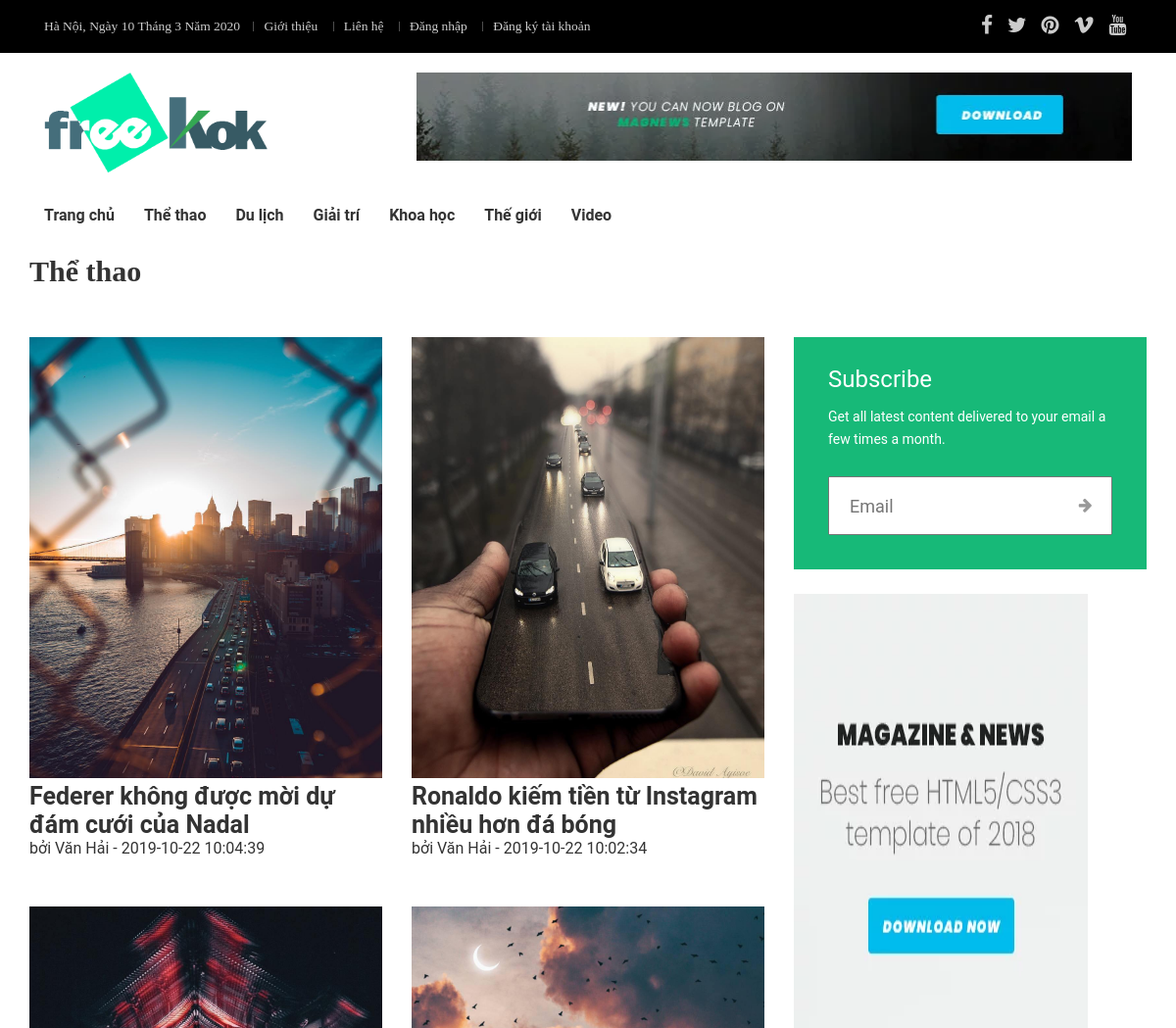
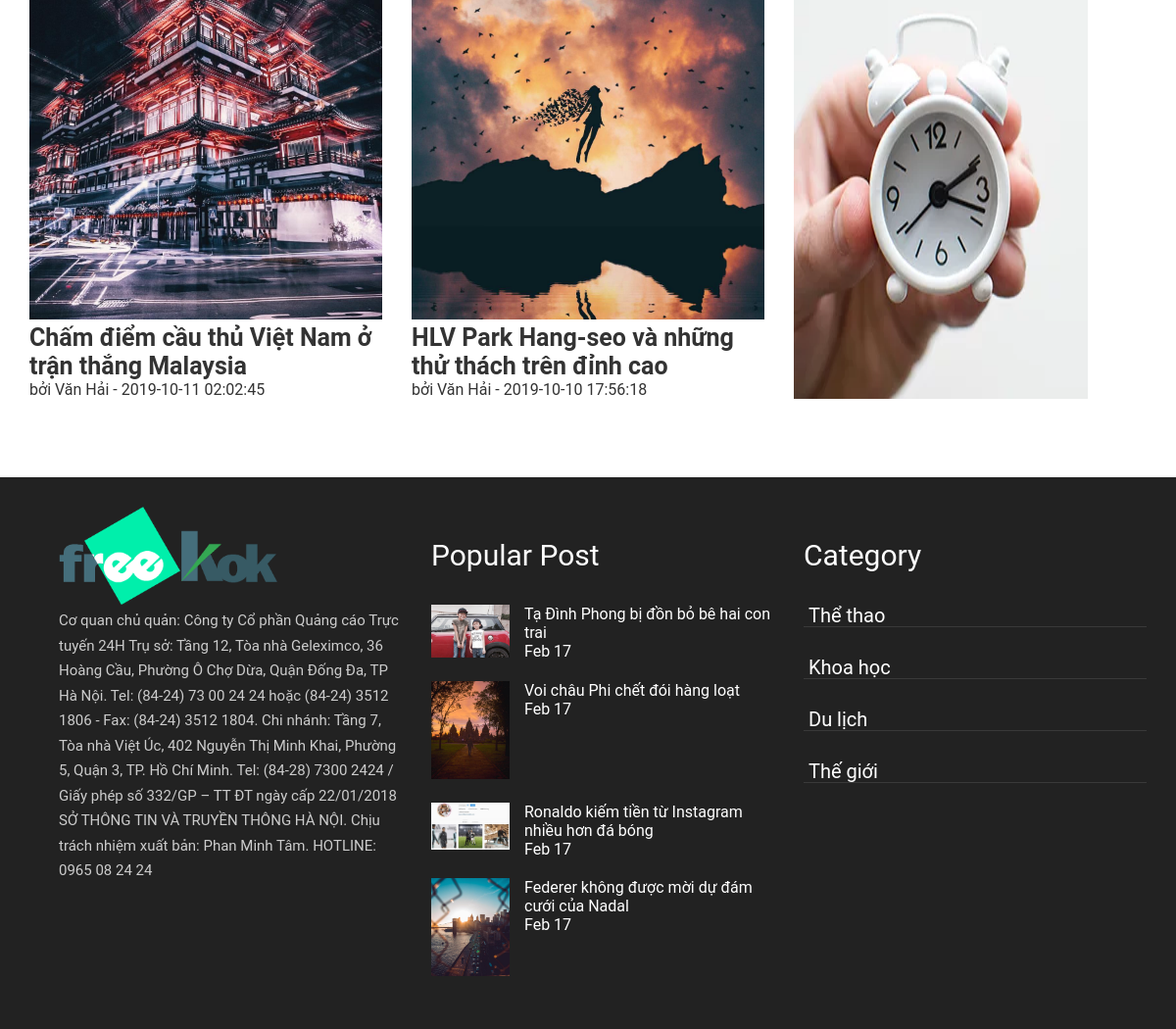
The app's page /The-thao with its own data (2 pictures, top to bottom).
### tables this page shows
CREATE TABLE `theloai` (
  `id` int(11) NOT NULL,
  `tentl` varchar(200) NOT NULL,
  `tentl_ko` varchar(200) NOT NULL,
  `menu` tinyint(4) NOT NULL DEFAULT 0 COMMENT '0: không hiển thị ở thanh menu, 1:hiển thị',
  `home` tinyint(4) NOT NULL DEFAULT 0 COMMENT '0: không hiển thị ở trang chủ, 1:hiển thị',
  `title_seo` varchar(225) NOT NULL,
  `desc_seo` text NOT NULL,
  `key_seo` longtext NOT NULL,
  `deleted` tinyint(4) NOT NULL DEFAULT 0 COMMENT '0: chưa xóa, 1: đã xóa'
);

CREATE TABLE `tintuc` (
  `id` int(11) NOT NULL,
  `id_type` int(11) NOT NULL,
  `id_user` int(11) NOT NULL,
  `ava_img` varchar(200) NOT NULL,
  `alt_img` varchar(200) NOT NULL,
  `tieude` varchar(225) NOT NULL,
  `tieude_ko` varchar(225) NOT NULL,
  `mota` text NOT NULL,
  `noidung` longtext NOT NULL,
  `tags` text NOT NULL,
  `luotxem` bigint(20) NOT NULL DEFAULT 0,
  `ngaydang` timestamp NOT NULL DEFAULT current_timestamp(),
  `dacbiet` tinyint(4) NOT NULL DEFAULT 0 COMMENT '0: tin bình thường, 1:tin đặc biệt',
  `hienthi` tinyint(4) NOT NULL DEFAULT 0 COMMENT '0:tin không hiển thị, 1:tin đặc biệt',
  `title_seo` varchar(225) NOT NULL,
  `desc_seo` text NOT NULL,
  `key_seo` longtext NOT NULL,
  `deleted` tinyint(4) NOT NULL DEFAULT 0 COMMENT '0: chưa xóa , 1: đã xóa'
);

CREATE TABLE `nguoidung` (
  `token` varchar(200) NOT NULL,
  `id` int(11) NOT NULL,
  `ten` varchar(225) NOT NULL,
  `ten_ko` varchar(200) NOT NULL,
  `avatar` varchar(200) NOT NULL,
  `mail` varchar(225) NOT NULL,
  `sdt` varchar(20) NOT NULL,
  `mat_khau` varchar(20) NOT NULL,
  `ngay_tao` timestamp NOT NULL DEFAULT current_timestamp(),
  `trang_thai` tinyint(4) NOT NULL DEFAULT 0 COMMENT '0:đọc giả, 1:kiểm duyệt, 2:quản lý',
  `deleted` tinyint(4) NOT NULL DEFAULT 0
);

### model/DBConnect.php (called while the page is built, shortened)
<?php
class DBConnect{
  private $conn = null;
  private $stsm = null;
  function __construct($dbname='cuacuon',$username='root',$password=''){
    $dsn = "mysql:dbname=$dbname;host=localhost";
    try{
      $this->conn = new PDO($dsn,$username,$password);
      $this->conn->exec('SET NAMES utf8');
    }
    catch(PDOException $e){
      echo $e->getMessage();
      die;
    }
  }
  function executeQuery($sql,$options=[]){
    $this->stsm = $this->conn->prepare($sql);
    return $this->stsm->execute();
  }
  function getMoreRows($sql){
    $check = $this->executeQuery($sql);
    if($check){
      return $this->stsm->fetchAll(PDO::FETCH_OBJ);
    }
    return false;
  }
}
?>

### model/newsModel.php (called while the page is built, shortened)
<?php require_once "DBConnect.php";
class newsModel extends DBConnect{
	function selectT(){
		$sql = "SELECT *
				FROM theloai
				WHERE menu = 1
		";
		return $this->getMoreRows($sql);
	}
	function getNewsByType($url){
		$sql = "SELECT *, tt.id as idtt
				FROM tintuc tt
				INNER JOIN theloai tl ON tl.id = id_type
				INNER JOIN nguoidung u ON u.id = id_user
				WHERE tl.tentl_ko = '$url'
				AND tt.hienthi = 1
				ORDER BY idtt DESC
		";
		return $this->getMoreRows($sql);
	}
}
?>

### controller/newsController.php (called while the page is built, shortened)
<?php
require_once "model/newsModel.php";
class newsController{
	public function type(){
		$model = new newsModel;
		if(isset($_GET['url'])){
			$url = $_GET['url'];
		}
		$type = $model->getNewsByType($url);
		return array(
			'type' => $type,
		);
	}
}
?>

### type.php (the view, shortened to what this page needs)
<?php
require_once "controller/newsController.php";
$ctrl = new newsController;
$data = $ctrl->type();
$tl = $data['type'];
?>
<!DOCTYPE html>
<html lang="en">
<head>
	<link rel="stylesheet" type="text/css" href="public/template/css/bootstrap.min.css">
	<link rel="stylesheet" type="text/css" href="fonts/font-awesome-4.7/css/font-awesome.min.css">
	<link rel="stylesheet" type="text/css" href="public/template/css/slick.css">
	<link rel="stylesheet" type="text/css" href="public/template/css/style.css">
	<link rel="stylesheet" type="text/css" href="public/template/css/animate.min.css" <link rel="stylesheet" type="text/css"
		href="public/template/css/responsive.css">
</head>
<?php require_once "view/header.php"; ?>
	<main>
		<div class="entertaiment">
			<div class="container">
				<div class="row">
					<div class="col-md-12">
						<h1><?=$tl[0]->tentl?></h1>
					</div>
				</div>
			</div>
		</div>
		<div class="bangtin">
			<div class="container">
				<div class="row">
					<div class="col-lg-8 col-md-8 col-sm-12 col-xs-12">
						<div class="row">
							<?php foreach($tl as $ty): ?>
							<div class="col-lg-6 col-md-6 col-sm-12 col-xs-12">
								<div class="item-tintuc">
									<a href="<?=$ty->tentl_ko?>/<?=$ty->tieude_ko?>-<?=$ty->idtt?>.html">
										<img src="upload/<?=$ty->ava_img?>">
									</a>
									<div class="txt-tintuc">
										<a href="<?=$ty->tentl_ko?>/<?=$ty->tieude_ko?>-<?=$ty->idtt?>.html"><h3><?=$ty->tieude?></h3></a>
										<p>bởi <?=$ty->ten?> - <?=$ty->ngaydang?></p>
									</div>
								</div>
							</div>
							<?php endforeach ?>
						</div>
					</div>
					<div class="col-lg-4 col-md-4 col-sm-12 col-xs-12">
								<div class="col-md-12 dangkynhantin" style="margin-bottom:25px">
									<h5>Subscribe</h5>
									<p>Get all latest content delivered to your email a few times a month.</p>
									<form class="dangkynhantin" style="position: relative">
										<input class="dangkynhantin" type="text" name="email" placeholder="Email">
										<button class="dangkynhantin"><i class="fa fa-arrow-right"
												aria-hidden="true"></i></button>
									</form>
								</div>
							<div class="row">
								<div class="col-md-12">
									<a href="#">
									<img src="img/banner-02.jpg" alt="" style="width: 300px;height: 850px;">
									</a>
								</div>
							</div>
				</div>
			</div>
		</div>
	</main>
<?php require_once "view/footer.php"; ?>

### view/header.php (shortened to what this page needs)
<?php
require_once "model/newsModel.php";
$model = new newsModel;
$type = $model->selectT();
?>
<body>
	<header id="header">
		<div class="hd-top">
			<div class="container-fluid">
				<div class="container">
					<div class="all-top">
						<div class="col-lg-8 col-md-8 col-sm-12 col-xs-12">
							<div class="left-top">
								<span class="days-time">
								Hà Nội,
								<?php
		                            $date = getdate();
		                            echo "  Ngày ".$date['mday']." Tháng ".$date['mon']." Năm ".$date['year'];
		                        ?>
                       			 </span>
								<a class="left-li" href="trang-chu">Giới thiệu</a>
								<a class="left-li" href="trang-chu">Liên hệ</a>
								<?php if(isset($_SESSION['tokenid'])): ?>
								<a class="left-li"  href="ca-nhan"><?=$_SESSION['nameu']?></a>
								<?php else: ?>
								<a class="left-li" id="dangnhap" href="dang-nhap">Đăng nhập</a>
								<a class="left-li" id="dangky" href="dang-ky">Đăng ký tài khoản</a>
								<?php endif ?>
							</div>
						</div>
						<div class="col-lg-4 col-md-4 col-sm-12 col-xs-12">
							<div class="right-top">
								<a class="icon-right" href="trang-chu"><i class="fa fa-facebook" aria-hidden="true"></i></a>
								<a class="icon-right" href="trang-chu"><i class="fa fa-twitter" aria-hidden="true"></i></a>
								<a class="icon-right" href="trang-chu"><i class="fa fa-pinterest" aria-hidden="true"></i></a>
								<a class="icon-right" href="trang-chu"><i class="fa fa-vimeo" aria-hidden="true"></i></a>
								<a class="icon-right" href="trang-chu"><i class="fa fa-youtube" aria-hidden="true"></i></a>
							</div>
						</div>
					</div>
				</div>
			</div>
		</div>
		<div class="logo-banner">
			<div class="container">
				<div class="col-lg-4 col-md-4 col-xs-4 col-sm-4">
					<div class="logo">
						<a href="trang-chu">
							<img src="public/template/img/logo.png">
						</a>
					</div>
				</div>
				<div class="col-lg-8 col-md-8 col-sm-8 col-xs-8">
					<div class="banner">
						<a href="trang-chu">
							<img src="public/template/img/banner-01.png">
						</a>
					</div>
				</div>
			</div>
		</div>
		<div class="container">
			<div class="menu">
				<nav class="nav-wrap" id="main-nav">
					<ul class="nav-ul">
						<li><a href="trang-chu">Trang chủ</a>
						</li>
						<?php foreach($type as $t): ?>
						<li><a href="<?=$t->tentl_ko?>"><?=$t->tentl?></a>
						</li>
						<?php endforeach ?>
						<li class="dropdown "><a href="trang-chu">Video</a>
						</li>
					</ul>
				</nav>
			</div>
		</div>
	</header>

### view/footer.php (shortened to what this page needs)
<footer>
		<div class="footer-t">
			<div class="container-fluid">
				<div class="container">
					<div class="all-ft">
						<div class="col-lg-4 col-md-4 col-sm-12 col-xs-12">
							<div class="ft-left">
								<a href="#">
									<img src="public/template/img/logo.png">
								</a>
								<p>
									Cơ quan chủ quản: Công ty Cổ phần Quảng cáo Trực tuyến 24H Trụ sở: Tầng 12, Tòa nhà Geleximco, 36 Hoàng Cầu, Phường Ô Chợ Dừa, Quận Đống Đa, TP Hà Nội. Tel: (84-24) 73 00 24 24 hoặc (84-24) 3512 1806 - Fax: (84-24) 3512 1804. Chi nhánh: Tầng 7, Tòa nhà Việt Úc, 402 Nguyễn Thị Minh Khai, Phường 5, Quận 3, TP. Hồ Chí Minh. Tel: (84-28) 7300 2424 / Giấy phép số 332/GP – TT ĐT ngày cấp 22/01/2018 SỞ THÔNG TIN VÀ TRUYỀN THÔNG HÀ NỘI. Chịu trách nhiệm xuất bản: Phan Minh Tâm. HOTLINE: 0965 08 24 24
								</p>
							</div>
						</div>
						<div class="col-lg-4 col-md-4 col-sm-12 col-xs-12">
							<div class="ft-main">
								<h1>Popular Post</h1>
								<div class="item-ft clear">
									<a class="img-main-ft" href="#">
										<img src="upload/1576318025-l-6648-1571716158.png">
									</a>
									<div class="txt-ft-main">
										<a href="#">
											<p>Tạ Đình Phong bị đồn bỏ bê hai con trai</p>
										</a>
										<span>Feb 17</span>
									</div>
								</div>
								<div class="item-ft clear">
									<a class="img-main-ft" href="#">
										<img src="upload/1571738208-img5.jpg">
									</a>
									<div class="txt-ft-main">
										<p>Voi châu Phi chết đói hàng loạt</p>
										<span>Feb 17</span>
									</div>
								</div>
								<div class="item-ft clear">
									<a class="img-main-ft" href="#">
										<img src="upload/1576317987-Untitled-9440-1571714565.jpg">
									</a>
									<div class="txt-ft-main">
										<p>Ronaldo kiếm tiền từ Instagram nhiều hơn đá bóng</p>
										<span>Feb 17</span>
									</div>
								</div>
								<div class="item-ft clear">
									<a class="img-main-ft" href="#">
										<img src="upload/1571738679-img9.jpg">
									</a>
									<div class="txt-ft-main">
										<p>Federer không được mời dự đám cưới của Nadal</p>
										<span>Feb 17</span>
									</div>
								</div>
							</div>
						</div>
						<div class="col-lg-4 col-md-4 col-sm-12 col-xs-12">
							<div class="ft-right">
								<h1>Category</h1>
								<div class="item-right-ft">
									<a href="#">Thể thao</a>
								</div>
								<div class="item-right-ft">
									<a href="#">Khoa học</a>
								</div>
								<div class="item-right-ft">
									<a href="#">Du lịch</a>
								</div>
								<div class="item-right-ft">
									<a href="#">Thế giới</a>
								</div>
							</div>
						</div>
					</div>
				</div>
			</div>
		</div>
	</footer>
</body>
</html>

### public/template/css/style.css (style rules this page uses)
html,body,div,span,applet,object,iframe,h1,h2,h3,h4,h5,h6,p,blockquote,pre,a,abbr,acronym,address,big,cite,code,del,dfn,em,img,ins,kbd,q,s,samp,small,strike,strong,sub,sup,tt,var,b,u,i,center,dl,dt,dd,ol,ul,li,fieldset,form,label,legend,table,caption,tbody,tfoot,thead,tr,th,td,article,aside,canvas,details,embed,figure,figcaption,footer,header,hgroup,menu,nav,output,ruby,section,summary,time,mark,audio,video { margin: 0;padding: 0;border: 0;font-size: 100%;font: inherit;vertical-align: baseline; }
*,*:after,*:before { -webkit-box-sizing: border-box;-moz-box-sizing: border-box;box-sizing: border-box;padding: 0;margin: 0; }
article,aside,details,figcaption,figure,footer,header,hgroup,menu,nav,section { display: block; }
.clear:after, .all:after, #main-wrap:after, #footer:after { content: ""; display: table; clear: both }
.clear:before, .all:before, #main-wrap:before, #footer:before { display: table; content: " " }
a { color: inherit; text-decoration: none }
.container-fluid { padding: 0; margin: 0; }
.hd-top { background-color: black; height: auto; color: white; }
.all-top { min-height: 50px; align-items: center; }
.left-top { display: inline-block; line-height: 20px; padding: 15px 0px; }
.left-top span.days-time { margin-right: 10px; font-size: 13.5px; color: #ccc; }
.left-top a.left-li { padding: 0px 10px; font-size: 13.5px; color: #ccc; line-height: 1.8; position: relative; transition: all 0.3s ease-in-out; padding-right: .7rem!important; padding-left: .7rem!important; }
.left-top a.left-li::before { content: ""; display: block; position: absolute; width: 1px; height: 10px; background-color: #fff; opacity: 0.3; left: 0; top: calc(50% - 5px); }
.right-top { float: right; line-height: 20px; padding: 15px 0px; }
.right-top a { padding: 0px 5.5px; font-size: 21px; color: #ccc; }
.logo-banner { padding: 20px 0px; }
.logo img { width: 65%; }
.banner img { width: 100%; height: 90px; }
.footer-t { background-color: #222; height: auto; padding: 30px; font-family: 'Roboto', sans-serif; }
.ft-left img { max-height: 100px; }
.ft-left p { padding-bottom: 20px; color: #fff; line-height: 1.7; font-size: 15px; color: #ccc; }
.ft-main { color: #fff; }
a.img-main-ft { width: 80px; display: block; float: left; }
a.img-main-ft img { max-width: 100%; }
.item-ft { display: block; padding-bottom: 20px; }
.ft-main h1 { font-size: 30px; line-height: 40px; padding:30px 0px; }
.txt-ft-main { width: calc(100% - 95px); float: right; }
.ft-right { color: #fff; }
.ft-right h1 { font-size: 30px; line-height: 40px; padding:30px 0px; }
.item-right-ft { padding-bottom: 30px; }
.item-right-ft a { font-size: 20px; line-height: 20px; padding: 1px 0px; border-bottom: 1px solid rgba(255,255,255,.1); padding-left: 5px; display: block; }
.dropdown { position: relative }
.nav-ul { list-style: none; float: left }
.nav-ul > li { float: left }
.nav-ul > li > a { display: block; line-height: 20px; padding: 10px 15px; font-size: 16px; font-weight: bold; font-family: 'Roboto', sans-serif; }
#header { position: sticky; left: 0; top: 0; width: 100%; z-index: 999; background-color: #fff }
.col-md-12.dangkynhantin { background-color: #17b978; padding: 28px 35px 35px 35px; }
.col-md-12.dangkynhantin h5 { font-family: 'Roboto', sans-serif; font-size: 24px; line-height: 1.3; color: #fff; padding-bottom: 10px; }
.col-md-12.dangkynhantin p { font-family: 'Roboto', sans-serif; font-size: 14px; line-height: 1.7; color: #fff; padding-bottom: 25px; }
.col-md-12.dangkynhantin form.dangkynhantin { width: 100%; height: 60px; }
.col-md-12.dangkynhantin input.dangkynhantin { font-family: 'Roboto', sans-serif; font-size: 18px; line-height: 1.333333; width: 100%; height: 100%; padding-left: 20px }
button.dangkynhantin { color: #999; right: 0; top: 0; width: 55px; height: 100%; position: absolute; background: 0 0; border: none; font-size: 16px }
.entertaiment h1 { font-size: 30px; font-weight: bold; }
.entertaiment { padding: 20px 0px; }
.bangtin { padding: 30px 0px; }
.item-tintuc { padding-bottom: 50px; font-family: 'Roboto', sans-serif; }
.item-tintuc img { max-width: 100%; }
.txt-tintuc h3 { font-size: 25px; font-weight: bold; }

### records on screen
theloai: tentl "Thể thao"
theloai: tentl "Du lịch"
theloai: tentl "Giải trí"
theloai: tentl "Khoa học"
theloai: tentl "Thế giới"
tintuc: ava_img (picture), tieude "Federer không được mời dự đám cưới của Nadal", id_user.ten "Văn Hải", ngaydang "2019-10-22 10:04:39"
tintuc: ava_img (picture), tieude "Ronaldo kiếm tiền từ Instagram nhiều hơn đá bóng", id_user.ten "Văn Hải", ngaydang "2019-10-22 10:02:34"
tintuc: ava_img (picture), tieude "Chấm điểm cầu thủ Việt Nam ở trận thắng Malaysia", id_user.ten "Văn Hải", ngaydang "2019-10-11 02:02:45"
tintuc: ava_img (picture), tieude "HLV Park Hang-seo và những thử thách trên đỉnh cao", id_user.ten "Văn Hải", ngaydang "2019-10-10 17:56:18"

### other values on screen
$date['mday'] "10"
$date['mon'] "3"
$date['year'] "2020"
